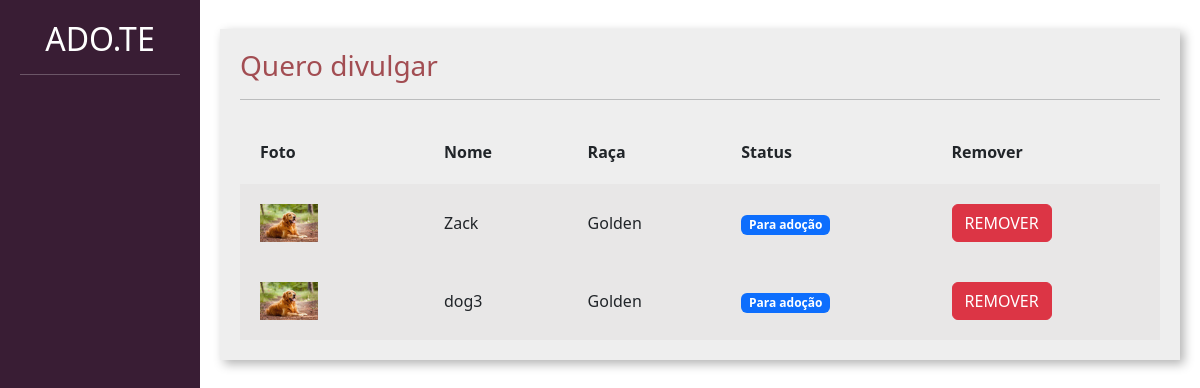
Before: /divulgar/seus_pets/ (signed in) with the older database file.
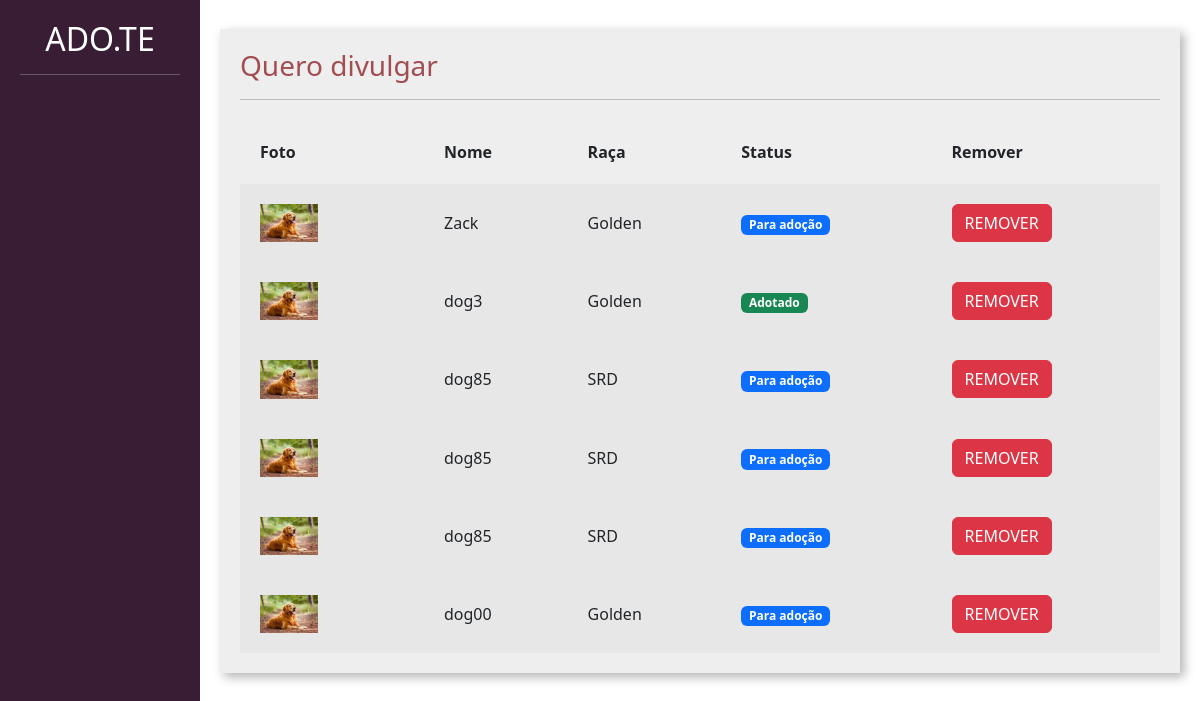
After: the same page with the newer database file.
### divulgar/models.py (models this page shows, shortened)
class Pet(models.Model):
    choices_status = (('P', 'Para adoção'),
                      ('A', 'Adotado'))
    usuario = models.ForeignKey(User, on_delete=models.CASCADE)
    foto = models.ImageField(upload_to="fotos_pets")
    nome = models.CharField(max_length=100)
    descricao = models.TextField()
    estado = models.CharField(max_length=50)
    cidade = models.CharField(max_length=50)
    telefone = models.CharField(max_length=50)
    tags = models.ManyToManyField(Tag)
    raca = models.ForeignKey(Raca, on_delete=models.DO_NOTHING)
    status = models.CharField(max_length=1, choices=choices_status, default='P')

class Raca(models.Model):
    raca = models.CharField(max_length=50)
    def __str__(self):
        return self.raca

### divulgar/views.py (the view)
# urls.py: path('seus_pets/', views.seus_pets, name="seus_pets"),
@login_required
def seus_pets(request):
    if request.method == "GET":
        pets = Pet.objects.filter(usuario=request.user)
        context = {
            'pets' : pets
        }
        return render(request, 'seus_pets.html', context)

### divulgar/templates/seus_pets.html (shortened to what this page needs)
{% load static %}
<!doctype html>
<html lang="pt-BR">
<head>
    <link href="https://cdn.jsdelivr.net/npm/bootstrap@5.3.0-alpha1/dist/css/bootstrap.min.css" rel="stylesheet">
    <link href="{% static 'usuarios/css/cadastro.css' %}" rel="stylesheet">
    <link href="{% static 'divulgar/css/novo_pet.css' %}" rel="stylesheet">
    <link href="{% static 'divulgar/css/seus_pets.css' %}" rel="stylesheet">
</head>
<body>
    <div class="container-fluid">
        <div class="row">
            <div class="col-md-2 bg-side sidebar">
                <h2>ADO.TE</h2>
                <hr>
            </div>
            <div class="col-md">
                <div class="wrapper">
                    <div class="box width80">
                        <h3 class="font-vinho">Quero divulgar</h3>
                        <hr>
                        <table class="tabela" cellpadding="20">
                            <tr>
                                <th>Foto</th>
                                <th>Nome</th>
                                <th>Raça</th>
                                <th>Status</th>
                                <th>Remover</th>
                            </tr>
                            {% for pet in pets%}
                            <tr class="tabela-linha">
                                <td width="20%">
                                    <img width="40%" src="{{pet.foto.url}}">
                                </td>
                                <td>
                                    {{pet.nome}}
                                </td>
                                <td>
                                    {{pet.raca}}
                                </td>
                                <td>
                                    {% if pet.status == "P" %}
                                    <span class="badge text-bg-primary">Para adoção</span>
                                    {% elif pet.status == "A" %}
                                    <span class="badge text-bg-success">Adotado</span>
                                    {% endif%}
                                </td>
                                <td>
                                    <a href="{% url 'remover_pet' pet.id %}" class="btn btn-danger">REMOVER</a>
                                </td>
                            </tr>
                            {% endfor %}
                        </table>
                    </div>
                </div>
            </div>
        </div>
    </div>
</body>
</html>

Changed rows visible on the page:
changed Pet "dog3": status "Para adoção" → "Adotado"
added Pet: foto (picture), nome "dog85", raca "SRD", status "Para adoção"
added Pet: foto (picture), nome "dog85", raca "SRD", status "Para adoção"
added Pet: foto (picture), nome "dog85", raca "SRD", status "Para adoção"
added Pet: foto (picture), nome "dog00", raca "Golden", status "Para adoção"
